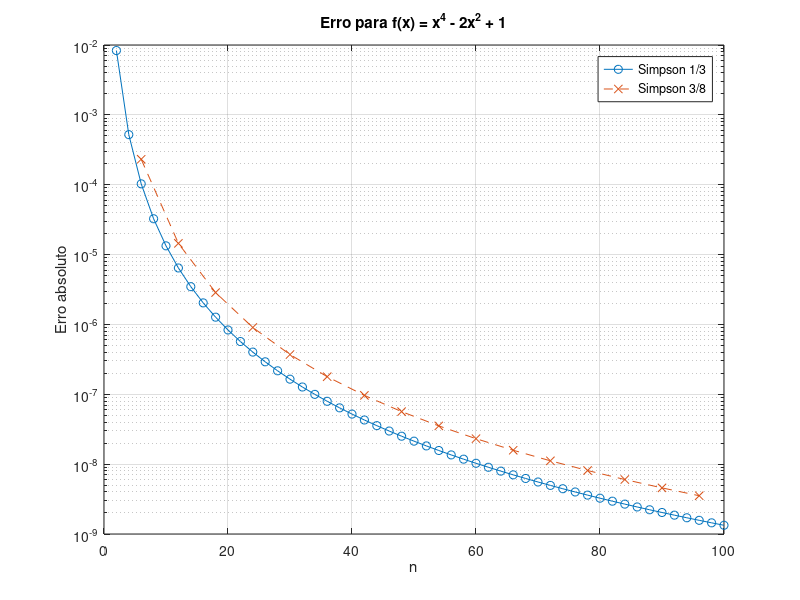
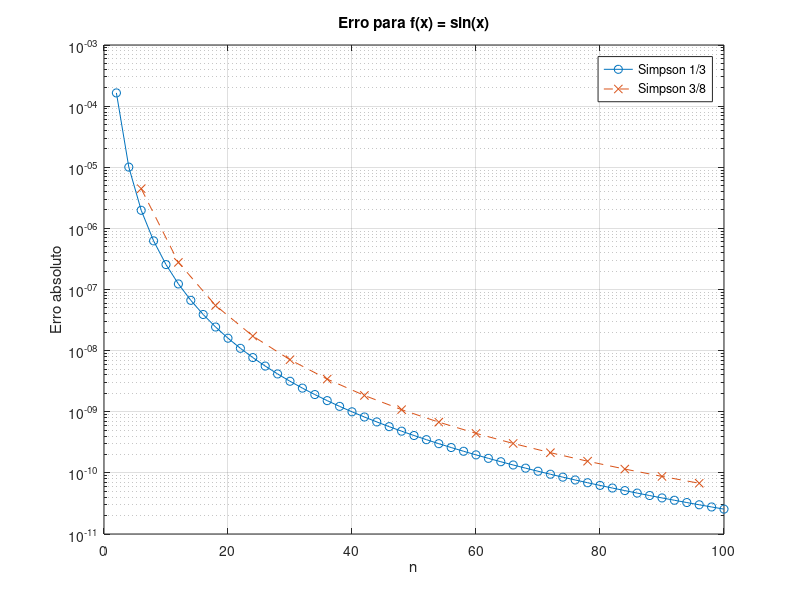
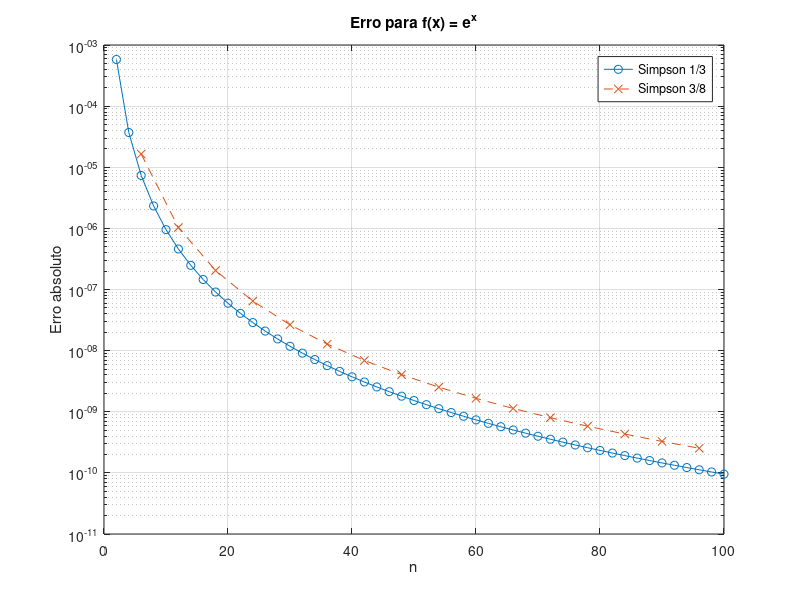

Write the MATLAB code that produced these figures, in order.
% Funções a serem integradas
f_poly = @(x) x.^4 - 2*x.^2 + 1;
f_trig = @(x) sin(x);
f_exp = @(x) exp(x);

a = 0;
b = 1;

n_vals = 2:2:100;
n_vals_38 = n_vals(mod(n_vals, 3) == 0);

% Cálculo da integral com alta precisão
I_poly = integral(f_poly, a, b);
I_trig = integral(f_trig, a, b);
I_exp = integral(f_exp, a, b);

% Inicialização dos vetores de erro
erro_13_poly = [];
erro_13_trig = [];
erro_13_exp  = [];

erro_38_poly = [];
erro_38_trig = [];
erro_38_exp  = [];

% Simpson 1/3
for n = n_vals
    h = (b - a)/n;
    x = a:h:b;
    y_poly = f_poly(x);
    y_trig = f_trig(x);
    y_exp  = f_exp(x);

    S13_poly = h/3 * (y_poly(1) + 2*sum(y_poly(3:2:end-2)) + 4*sum(y_poly(2:2:end)) + y_poly(end));
    S13_trig = h/3 * (y_trig(1) + 2*sum(y_trig(3:2:end-2)) + 4*sum(y_trig(2:2:end)) + y_trig(end));
    S13_exp  = h/3 * (y_exp(1)  + 2*sum(y_exp(3:2:end-2))  + 4*sum(y_exp(2:2:end))  + y_exp(end));

    erro_13_poly(end+1) = abs(S13_poly - I_poly);
    erro_13_trig(end+1) = abs(S13_trig - I_trig);
    erro_13_exp(end+1)  = abs(S13_exp  - I_exp);
end

% Simpson 3/8
for n = n_vals_38
    h = (b - a)/n;
    x = a:h:b;
    y_poly = f_poly(x);
    y_trig = f_trig(x);
    y_exp  = f_exp(x);

    S38_poly = 3*h/8 * (y_poly(1) + 2*sum(y_poly(4:3:end-3)) + 3*sum(y_poly(2:end-1)) - 3*sum(y_poly(4:3:end-3)) + y_poly(end));
    S38_trig = 3*h/8 * (y_trig(1) + 2*sum(y_trig(4:3:end-3)) + 3*sum(y_trig(2:end-1)) - 3*sum(y_trig(4:3:end-3)) + y_trig(end));
    S38_exp  = 3*h/8 * (y_exp(1)  + 2*sum(y_exp(4:3:end-3))  + 3*sum(y_exp(2:end-1))  - 3*sum(y_exp(4:3:end-3))  + y_exp(end));

    erro_38_poly(end+1) = abs(S38_poly - I_poly);
    erro_38_trig(end+1) = abs(S38_trig - I_trig);
    erro_38_exp(end+1)  = abs(S38_exp  - I_exp);
end

% Gráficos
figure;
semilogy(n_vals, erro_13_poly, '-o', 'DisplayName', 'Simpson 1/3');
hold on;
semilogy(n_vals_38, erro_38_poly, '--x', 'DisplayName', 'Simpson 3/8');
title('Erro para f(x) = x^4 - 2x^2 + 1');
xlabel('n');
ylabel('Erro absoluto');
legend();
grid on;

figure;
semilogy(n_vals, erro_13_trig, '-o', 'DisplayName', 'Simpson 1/3');
hold on;
semilogy(n_vals_38, erro_38_trig, '--x', 'DisplayName', 'Simpson 3/8');
title('Erro para f(x) = sin(x)');
xlabel('n');
ylabel('Erro absoluto');
legend();
grid on;

figure;
semilogy(n_vals, erro_13_exp, '-o', 'DisplayName', 'Simpson 1/3');
hold on;
semilogy(n_vals_38, erro_38_exp, '--x', 'DisplayName', 'Simpson 3/8');
title('Erro para f(x) = e^x');
xlabel('n');
ylabel('Erro absoluto');
legend();
grid on;